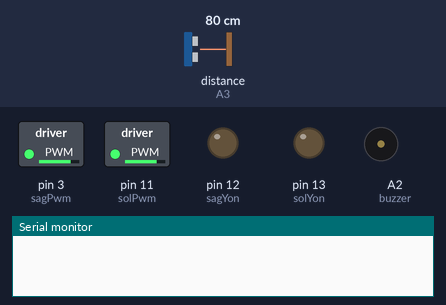
This sketch was run on a simulated Arduino Uno, built with avr-gcc and run on an emulated ATmega328P. Shown: switched loads named in the sketch (green lamp = pin HIGH), output pins drawn as LEDs (lit = HIGH), buzzer (waves = sounding, pin HIGH), the last lines printed to the serial monitor. Wiring (inferred from the names in the program): ultrasonic range finder: trigger A5; echo A3. Inputs (shaded band) come from the test bench; at power-on: distance to the obstacle (sensor on A3) 80 cm. The echo pulse lasts 58.3 µs per cm; pins used as bus, display or sensor lines are not drawn.

Above: at 0.1 s.
At 1.1 s:
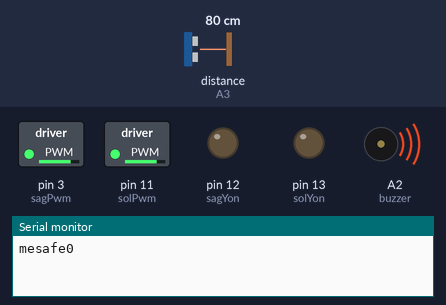
Timing chart, 0 to 2.6 s (numbered marks = the images above):
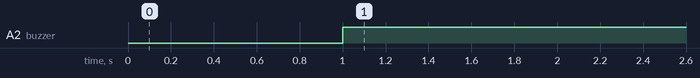

Measured:
- by itself, A2 (buzzer): LOW → HIGH at 1.0 s

The sketch:

engelden_ka_an_robot.ino
```cpp
const int trigPin = A5;
const int echoPin = A3;

int solYon = 13;
int sagYon = 12;
int solPwm = 11;
int sagPwm = 3;

int buzzer =A2;

long sure;
int mesafe;

void setup(){
  pinMode(trigPin,OUTPUT);
  pinMode(echoPin,INPUT);
  pinMode(solYon,OUTPUT);
  pinMode(sagYon,OUTPUT);
  pinMode(solPwm,OUTPUT);
  pinMode(sagPwm,OUTPUT);
  pinMode(buzzer,OUTPUT);
  Serial.begin(9600);
  analogWrite(solPwm,200);
  analogWrite(sagPwm,200);
}

void loop() {
  digitalWrite(trigPin,LOW);
  delayMicroseconds(2);
  digitalWrite(trigPin, HIGH);
  delayMicroseconds(10);
  digitalWrite(trigPin,LOW);
  sure = pulseIn(echoPin,LOW);
  mesafe = sure*0.034/20;
  Serial.print("mesafe");
  Serial.println(mesafe);
  if(mesafe >=0 &&mesafe<20)
{
  analogWrite(sagPwm,200);
  analogWrite(solPwm,200);
  digitalWrite(buzzer,HIGH);
  digitalWrite(solYon,LOW);
  digitalWrite(sagYon,LOW);
}
else if (mesafe >=20 && mesafe <=40)
{
  analogWrite(sagPwm,0);
  analogWrite(solPwm,0);
  digitalWrite(buzzer,HIGH);
  digitalWrite(solYon,HIGH);
  digitalWrite(sagYon,HIGH);
}
  else if(mesafe > 40 && mesafe<=60)
{
  analogWrite(sagPwm,200);
 analogWrite(solPwm,200);
 digitalWrite(buzzer,HIGH);
 digitalWrite(solYon,HIGH);
digitalWrite(sagYon,HIGH);

}

else if(mesafe > 60)
{
  analogWrite(sagPwm,0);
 analogWrite(solPwm,0);
 digitalWrite(buzzer,LOW);
 digitalWrite(solYon,LOW);
digitalWrite(sagYon,LOW);
}
}
```
